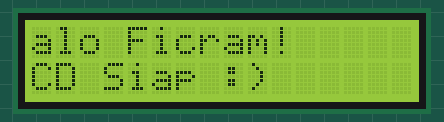
Bench run of a sketch on a simulated Arduino Uno, built with avr-gcc and run on an emulated ATmega328P. Shown: 16×2 character LCD.

Above: at 0.28 s.
At 1.49 s:
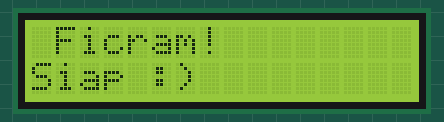
At 2.29 s:
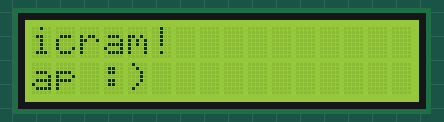
At 4.5 s:
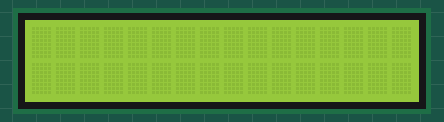
At 10.71 s:
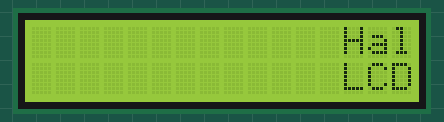
At 17.12 s:
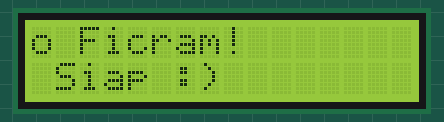

Measured:
- by itself, everything shown: repeats every 16.0 s, in 28 steps
- what the display in image 1 shows lasts 0.4 s, from 1.3 s to 1.7 s
- what the display in image 3 shows lasts 5.2 s, from 4.5 s to 9.7 s

The sketch:

LCD_SCROLL.ino
```cpp
#include <Wire.h>
#include <LiquidCrystal_I2C.h>

LiquidCrystal_I2C lcd(0x27, 16, 2); // alamat hasil scan + ukuran LCD

void setup() {
  lcd.begin();       // inisialisasi LCD
  lcd.backlight();   // nyalakan lampu latar
  lcd.setCursor(0, 0);
  lcd.print("Halo Ficram!");
  lcd.setCursor(0, 1);
  lcd.print("LCD Siap :)");
}

void loop() {
  lcd.scrollDisplayLeft();
  delay(400);
}
```
